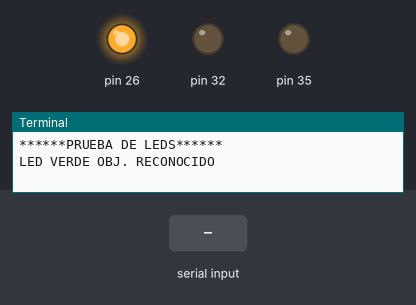
This program was run on a simulated Raspberry Pi (header pin numbers). Parts: output pins drawn as LEDs (lit = HIGH), the last lines printed to the terminal. The inputs (shaded band) are chosen by the test bench.

Above: at 1.2 s.
1.3 s: "y" typed at the terminal
At 5.4 s:
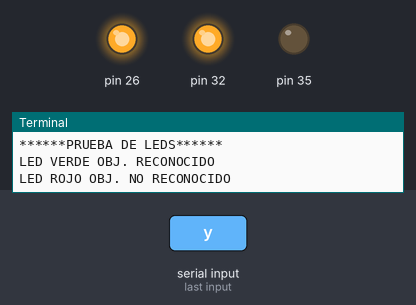
At 30.5 s:
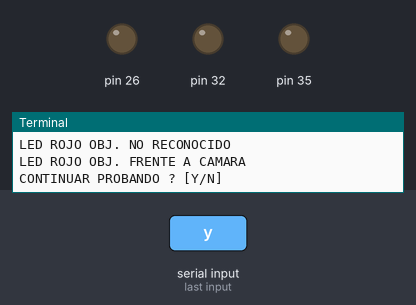
Timing chart, 0 to 32.0 s (numbered marks = the images above; inputs shaded):
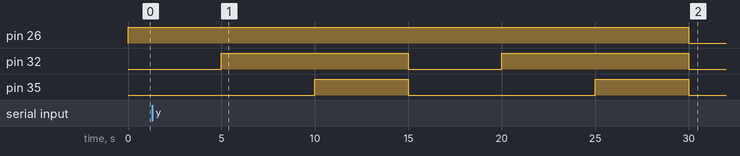

The program:

led.py
```python
import RPi.GPIO as GPIO
import time

GPIO.setmode(GPIO.BOARD)

#LED VERDE OBJETO RECONOCIDO
GPIO.setup(26, GPIO.OUT)

#LED ROJO OBJETO NO RECONOCIDO
GPIO.setup(32, GPIO.OUT)

#LED ROJO OBJETO FRENTE A CAMARA
GPIO.setup(35, GPIO.OUT)

def probarLEDS():
    print("LED VERDE OBJ. RECONOCIDO")
    GPIO.output(26, True)
    time.sleep(5)
    print("LED ROJO OBJ. NO RECONOCIDO")
    GPIO.output(32, True)
    time.sleep(5)
    print("LED ROJO OBJ. FRENTE A CAMARA")
    GPIO.output(35,True)
    time.sleep(5)
    GPIO.output(26,False)
    GPIO.output(32,False)
    GPIO.output(35,False)

    next = raw_input("CONTINUAR PROBANDO ? [Y/N]").lower()
    if next == 'y':
        probarLEDS()


if __name__ == '__main__':

    try:

        print("******PRUEBA DE LEDS******")
        probarLEDS()


    except KeyboardInterrupt:
        print ("Interrupcion por teclado en main..")
        sys.exit()
    finally:
        print ("limpiando..")
        GPIO.cleanup()
```

Measured:
- after the input at 1.3 s, pin 26: HIGH → LOW after 28.7 s instead of 13.7 s
- by itself, pin 32: alternates HIGH for 10.0 s and LOW for 5.0 s
- by itself, pin 35: alternates HIGH for 5.0 s and LOW for 10.0 s
